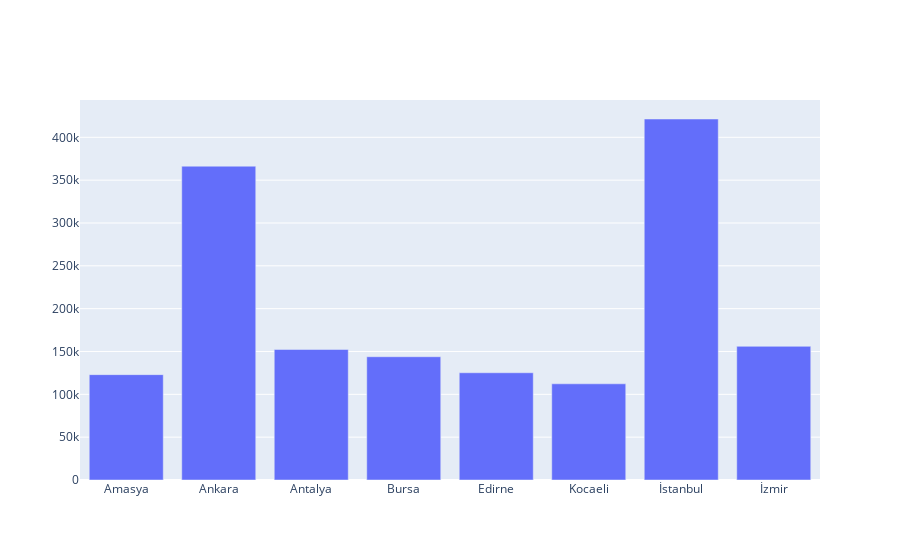

Here is the notebook cell this chart was saved with:
### Code cell
bar = go.Bar(
             x = bar_df['user_city'],
             y = bar_df['total_amount']
            )

fig = go.Figure(data = bar)

iplot(fig)

### Figure 1 — Plotly figure (JSON) as saved in the notebook; plotly's stock layout.template omitted (floating-point values rounded to 4 significant figures)
{"data": [{"type": "bar", "x": ["Amasya", "Ankara", "Antalya", "Bursa", "Edirne", "Kocaeli", "İstanbul", "İzmir"], "y": [122993, 366277, 152335, 143901, 125173, 112290, 421375, 156017]}], "layout": {}}
